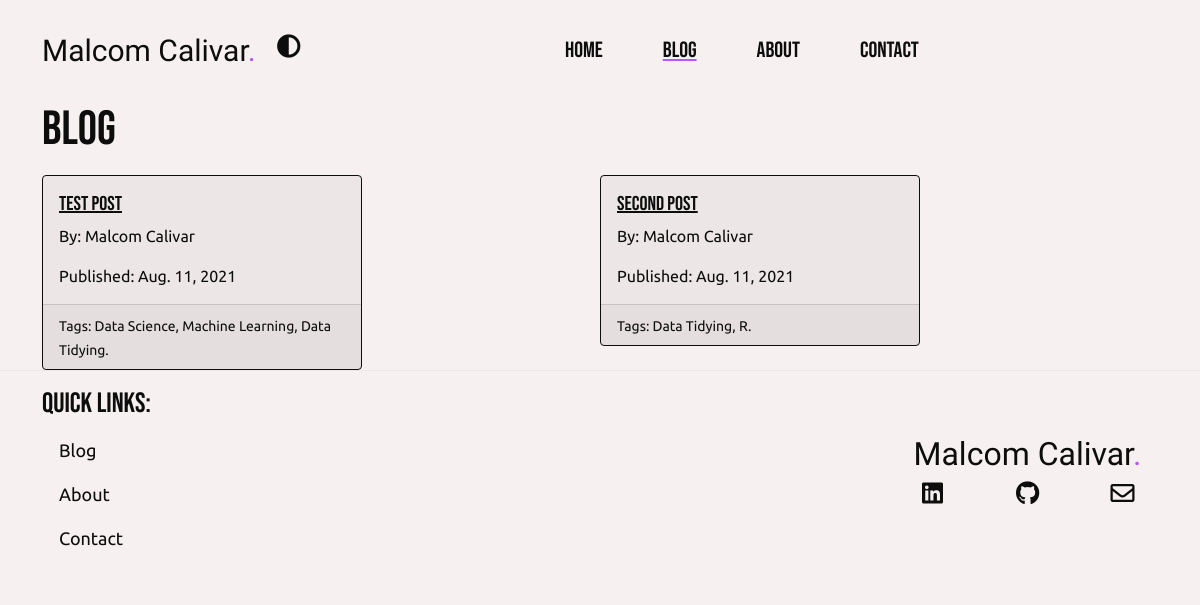
The page /blog/ on the database as committed earlier.
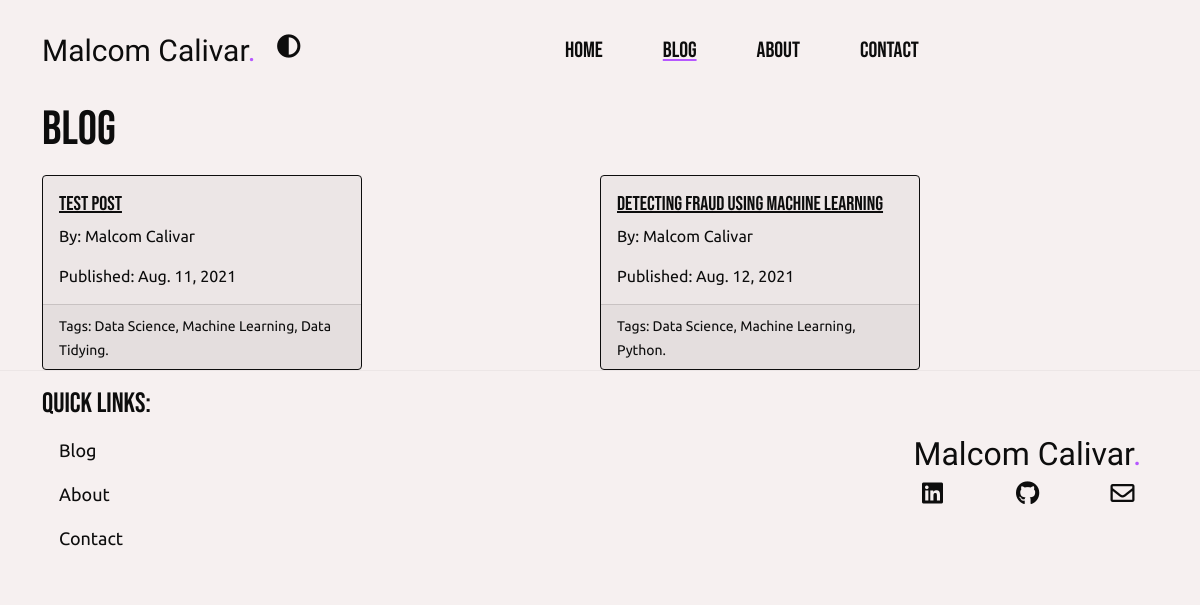
The same page on the database as committed later.
### blog/models.py (models this page shows, shortened)
class Post(models.Model):
    title = models.CharField(max_length=255)
    body = RichTextField(blank=True)
    date_published = models.DateField(auto_now_add=True)
    repo_link = models.CharField(max_length=255, blank=True, null=True)
    banner_img = models.CharField(max_length=255, blank=True, null=True)
    lang = models.CharField(max_length=2, choices=languages, default="EN")
    author = models.ForeignKey(Author, on_delete=models.CASCADE)
    tag = models.ManyToManyField(Tag)

class Author(models.Model):
    first_name = models.CharField(max_length=36)
    last_name = models.CharField(max_length=36)
    email = models.CharField(max_length=150)
    def __str__(self):
        return self.first_name + " " + self.last_name

class Tag(models.Model):
    description = models.CharField(max_length=100)
    def __str__(self):
        return self.description

### blog/views.py (the view)
# urls.py: path('', views.BlogView.as_view(), name="blog"),
class BlogView(TemplateView):
    template_name = "blog/blog.html"
    def get_context_data(self):
        context = super().get_context_data()
        context["posts"] = Post.objects.all()
        return context

### blog/templates/blog/blog.html
{% extends "home/base.html" %}
{% load static %}
{% block content %}
<div class="container">
    <div class="row">
        <div class="col">
            <h1>Blog</h1>
        </div>
    </div>
    <div class="row">
        <div class="card-group d-flex justify-content-start flex-wrap">
        {% for post in posts %}
            <div class="col">
                <div class="card mt-2">
                    <div class="card-body">
                        <h5 class="card-title">
                            <a href="{% url 'post' pk=post.pk title=post.title|slugify %}">{{post.title}}</a>
                        </h5>
                        <p class="card-text">
                            By: {{post.author}}
                        </p>
                        <p class="card-text">
                            Published: {{post.date_published}}
                        </p>
                    </div>
                    <div class="card-footer">
                        <small class="card-text">
                            Tags:
                             {% for tag in post.tag.all %}
                             {% if forloop.last %}
                             {{tag}}.
                             {% else %}
                             {{tag}},
                             {% endif %}
                             {% endfor %}
                        </small>
                    </div>
                </div>
            </div>
        {% endfor %}
        </div>
    </div>
</div>
{% endblock %}

Rows that differ between the two databases and show on the page:
removed Post: title "Second post", author "Malcom Calivar", date_published "Aug. 11, 2021", Tag (description "Data Tidying")
no longer on this page (row unchanged): Tag: description "R", shown under "Second post"
added Post: title "Detecting Fraud Using Machine Learning", author "Malcom Calivar", date_published "Aug. 12, 2021", Tag (description "Data Science"), Tag (description "Machine Learning")
now on this page (row unchanged): Tag: description "Python", shown under "Detecting Fraud Using Machine Learning"
